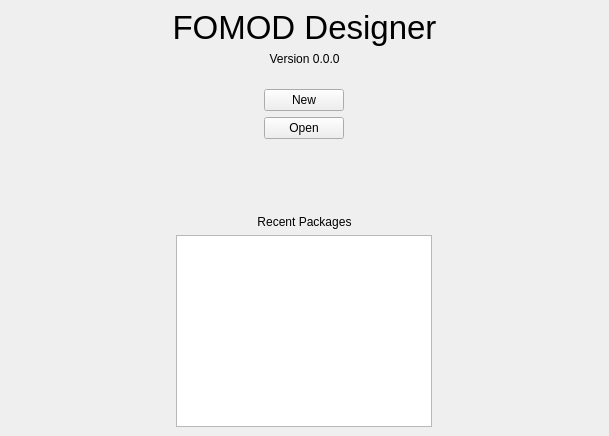
<?xml version="1.0" encoding="UTF-8"?>
<ui version="4.0">
 <class>MainWindow</class>
 <widget class="QMainWindow" name="MainWindow">
  <property name="geometry">
   <rect>
    <x>0</x>
    <y>0</y>
    <width>609</width>
    <height>436</height>
   </rect>
  </property>
  <property name="windowTitle">
   <string>MainWindow</string>
  </property>
  <widget class="QWidget" name="centralwidget">
   <layout class="QVBoxLayout" name="verticalLayout_2">
    <item>
     <layout class="QVBoxLayout" name="verticalLayout">
      <item>
       <widget class="QLabel" name="title">
        <property name="sizePolicy">
         <sizepolicy hsizetype="Preferred" vsizetype="Minimum">
          <horstretch>0</horstretch>
          <verstretch>0</verstretch>
         </sizepolicy>
        </property>
        <property name="font">
         <font>
          <pointsize>25</pointsize>
         </font>
        </property>
        <property name="text">
         <string notr="true">FOMOD Designer</string>
        </property>
        <property name="alignment">
         <set>Qt::AlignCenter</set>
        </property>
        <property name="wordWrap">
         <bool>false</bool>
        </property>
       </widget>
      </item>
      <item>
       <widget class="QLabel" name="label">
        <property name="sizePolicy">
         <sizepolicy hsizetype="Preferred" vsizetype="Minimum">
          <horstretch>0</horstretch>
          <verstretch>0</verstretch>
         </sizepolicy>
        </property>
        <property name="text">
         <string>Version 0.0.0</string>
        </property>
        <property name="alignment">
         <set>Qt::AlignCenter</set>
        </property>
       </widget>
      </item>
      <item>
       <spacer name="verticalSpacer">
        <property name="orientation">
         <enum>Qt::Vertical</enum>
        </property>
        <property name="sizeType">
         <enum>QSizePolicy::Fixed</enum>
        </property>
        <property name="sizeHint" stdset="0">
         <size>
          <width>20</width>
          <height>17</height>
         </size>
        </property>
       </spacer>
      </item>
      <item alignment="Qt::AlignHCenter">
       <widget class="QPushButton" name="pushButton">
        <property name="sizePolicy">
         <sizepolicy hsizetype="Fixed" vsizetype="Fixed">
          <horstretch>0</horstretch>
          <verstretch>0</verstretch>
         </sizepolicy>
        </property>
        <property name="autoFillBackground">
         <bool>false</bool>
        </property>
        <property name="text">
         <string>New</string>
        </property>
       </widget>
      </item>
      <item alignment="Qt::AlignHCenter">
       <widget class="QPushButton" name="pushButton_2">
        <property name="sizePolicy">
         <sizepolicy hsizetype="Fixed" vsizetype="Fixed">
          <horstretch>0</horstretch>
          <verstretch>0</verstretch>
         </sizepolicy>
        </property>
        <property name="text">
         <string>Open</string>
        </property>
       </widget>
      </item>
      <item>
       <spacer name="verticalSpacer_2">
        <property name="orientation">
         <enum>Qt::Vertical</enum>
        </property>
        <property name="sizeHint" stdset="0">
         <size>
          <width>20</width>
          <height>40</height>
         </size>
        </property>
       </spacer>
      </item>
      <item>
       <widget class="QLabel" name="label_2">
        <property name="sizePolicy">
         <sizepolicy hsizetype="Preferred" vsizetype="Preferred">
          <horstretch>0</horstretch>
          <verstretch>0</verstretch>
         </sizepolicy>
        </property>
        <property name="text">
         <string>Recent Packages</string>
        </property>
        <property name="alignment">
         <set>Qt::AlignCenter</set>
        </property>
       </widget>
      </item>
      <item alignment="Qt::AlignHCenter">
       <widget class="QListWidget" name="listWidget">
        <property name="sizePolicy">
         <sizepolicy hsizetype="Fixed" vsizetype="Fixed">
          <horstretch>0</horstretch>
          <verstretch>0</verstretch>
         </sizepolicy>
        </property>
       </widget>
      </item>
     </layout>
    </item>
   </layout>
  </widget>
 </widget>
 <resources/>
 <connections/>
</ui>
